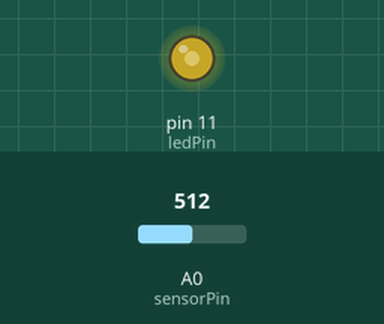
Recording of a sketch running on a simulated Arduino Uno, built with avr-gcc and run on an emulated ATmega328P. On the bench: output pins drawn as LEDs (lit = HIGH). Inputs (shaded band) come from the test bench; at power-on: A0 (sensorPin) = 512.

Above: at 1.2 s.
1.3 s: A0 (sensorPin) set to 306
At 1.6 s:
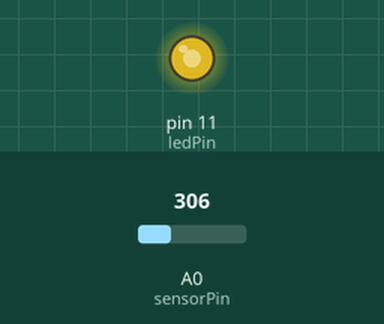
2.8 s: A0 (sensorPin) set to 242
At 4.0 s:
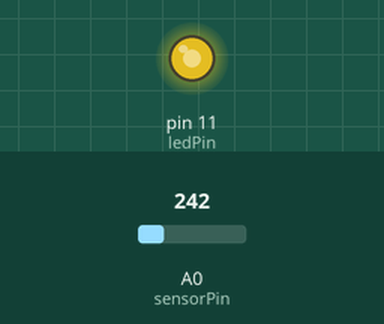
4.3 s: A0 (sensorPin) set to 900
At 5.3 s:
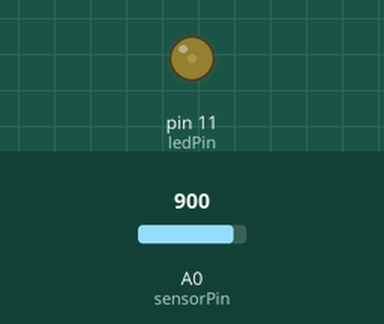
5.8 s: A0 (sensorPin) set to 1023
At 6.6 s:
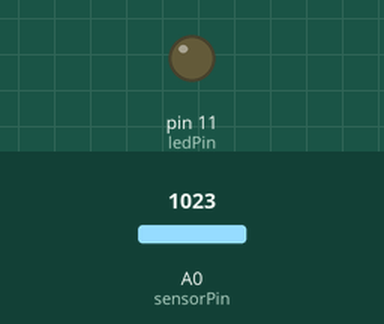
7.3 s: A0 (sensorPin) set to 511
At 8.3 s:
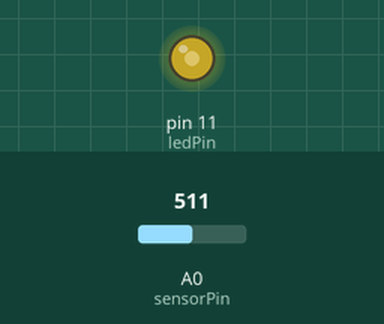
Timing chart, 0 to 10.3 s (numbered marks = the images above; inputs shaded):
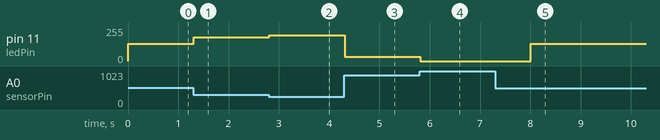

The sketch:

sketch.ino
```cpp
const int sensorPin = A0;
const int BuzzerPin = 4;
const int ledPin = 11;

void setup() {
  pinMode(ledPin, OUTPUT);
  Serial.begin(9600);
  // digitalWrite(13, HIGH);
}

void loop() {
  // Read the Photoresistor sensor value
  int sensorReading = analogRead(sensorPin);

  // Adjust LED brightness based on LDRValue using PWM
  int sunLight = map(sensorReading, 0, 1023, 0, 255);
  analogWrite(ledPin, 255 - sunLight);
  //Serial.println(LEDBrightness);
  //Serial.println("---------------------------------");
  //delay(10210);


  if(sunLight >= 252){
    digitalWrite(BuzzerPin, HIGH); // Turn on Buzzer
    delay(1000);  // Buzzer sound for 1 second
    digitalWrite(BuzzerPin, LOW); // Turn off Buzzer
    //Serial.begin(9600);
    //Serial.println("Mohammadreza Rezaei - 9831028");
    //Serial.println("---------------------------------");
    //delay(10210);

  }


  delay(100);

}
```

Measured:
- after the input at 1.3 s, pin 11 (ledPin): 128/255 → 179/255 at once
- after the input at 2.8 s, pin 11 (ledPin): 179/255 → 195/255 at once
- after the input at 4.3 s, pin 11 (ledPin): 195/255 → 31/255 at once
- after the input at 5.8 s, pin 11 (ledPin): 31/255 → 0/255 at once
- after the input at 7.3 s, pin 11 (ledPin): 0/255 → 128/255 after 0.71 s
